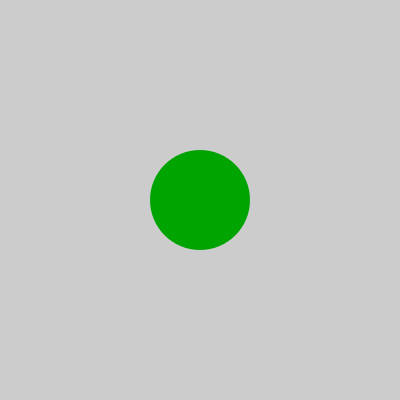
Frame 1 (no input)
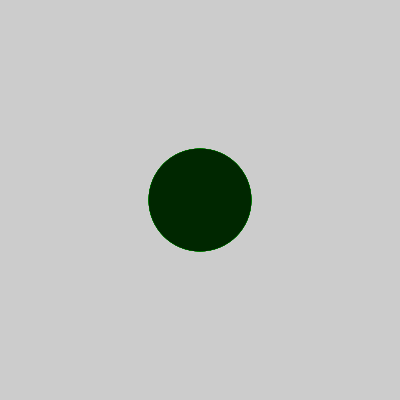
Frame 60 (the mouse pressed at the canvas centre just before this capture)
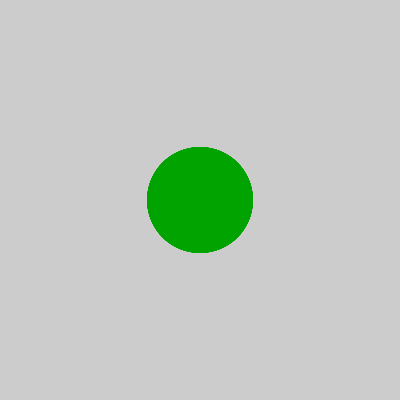
Frame 120 (the mouse held since frame 60 and released just before this capture)

The Processing sketch that drew these frames (run headless with seeded random() and noise(); from frame 60 on, the mouse is pressed at the canvas centre):

// Processing sketch: aula09_exer3_g2
// ── aula09_exer3_g2.pde
float tam=1;
void setup(){size(400,400);}

void draw(){
  fill(0,random(255),0);
  noStroke();
  pushMatrix();
  translate(200,200);
  scale(tam);
ellipse(0,0,100,100);
popMatrix();
tam=tam+0.0005;
}
